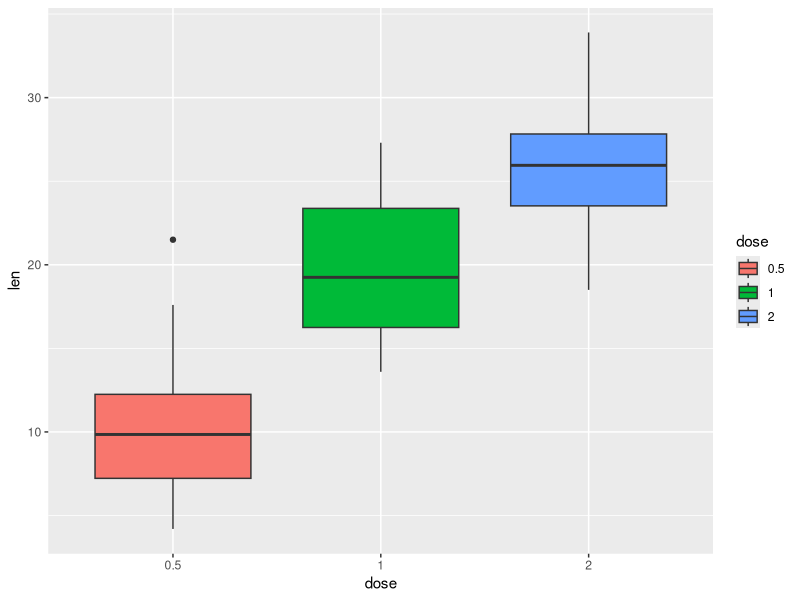
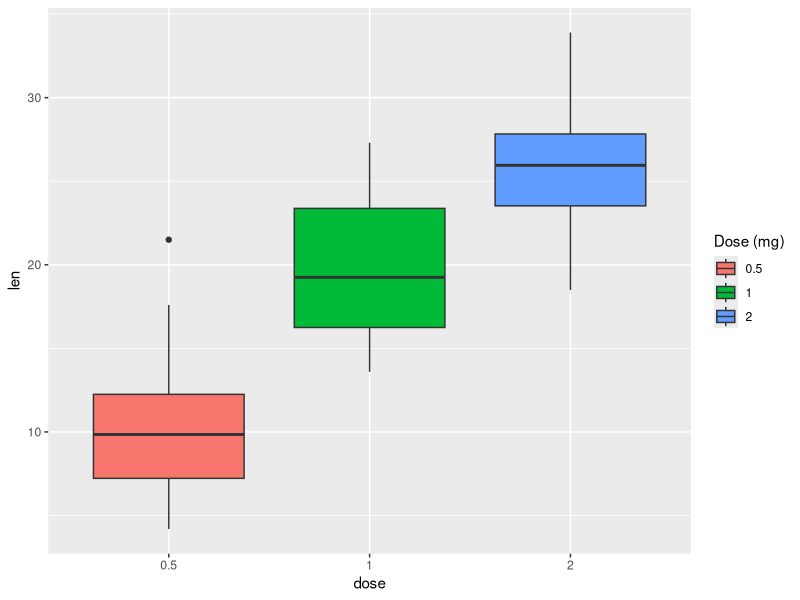
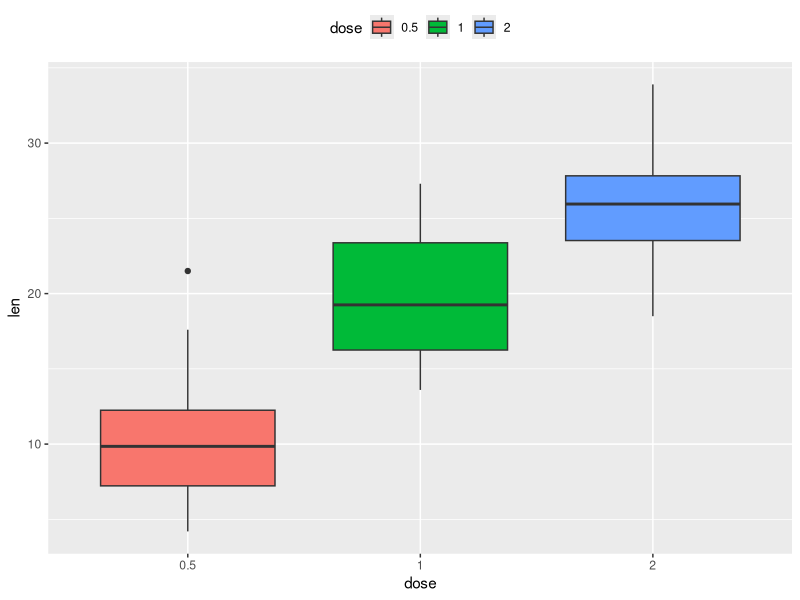
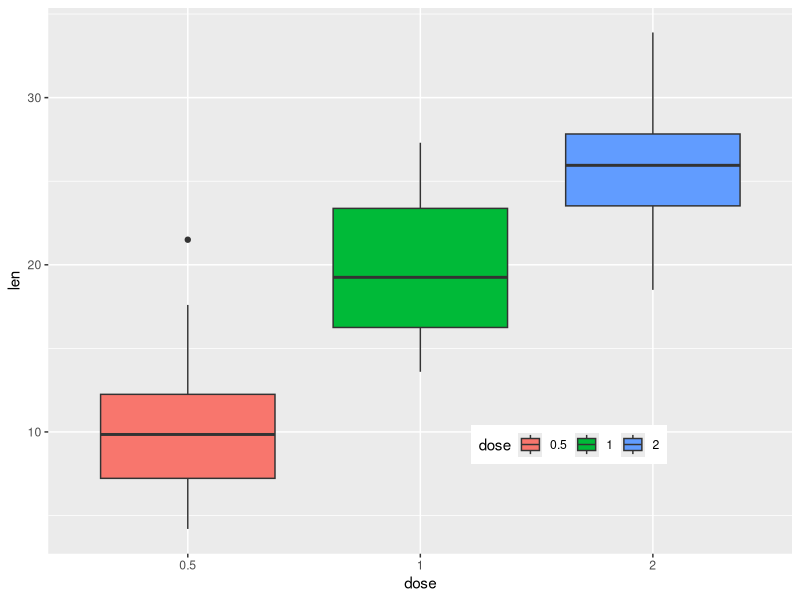
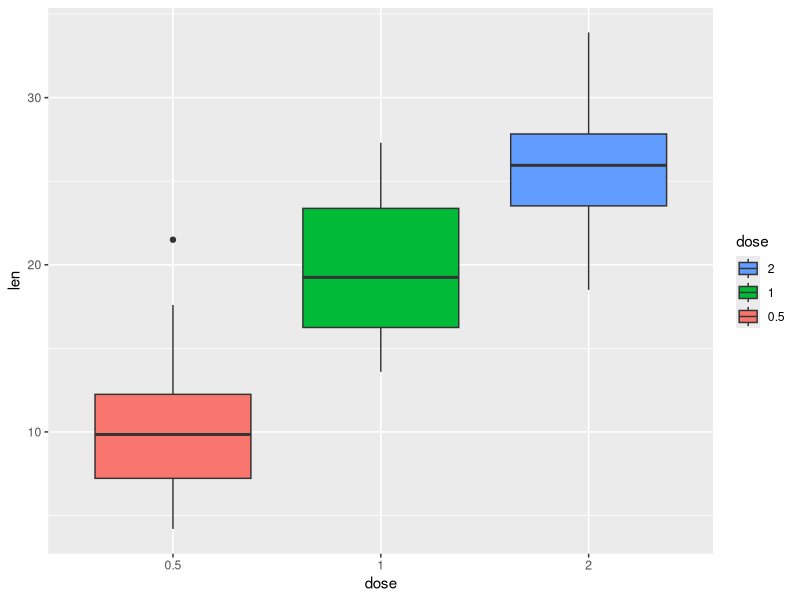
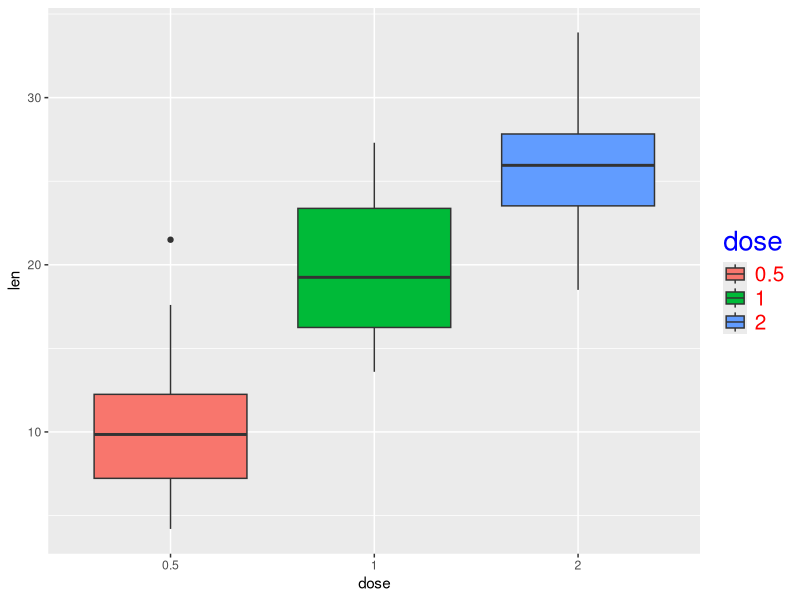
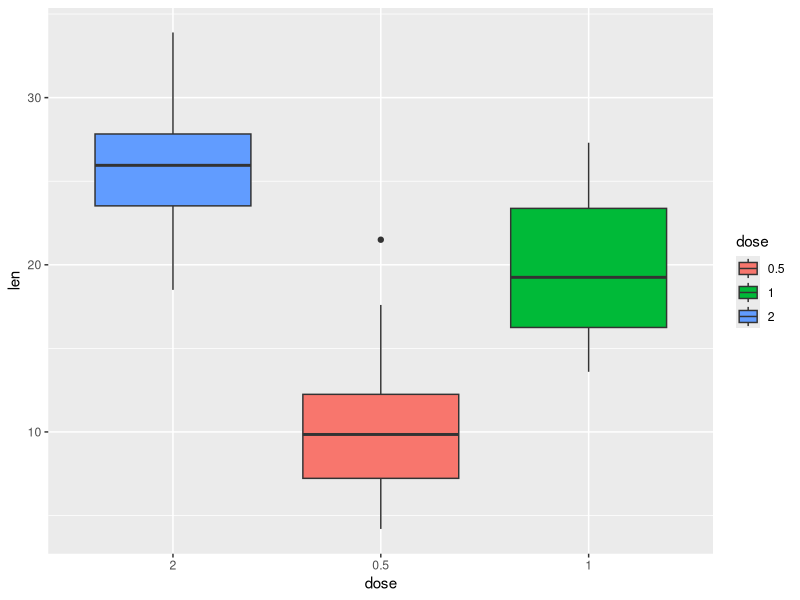
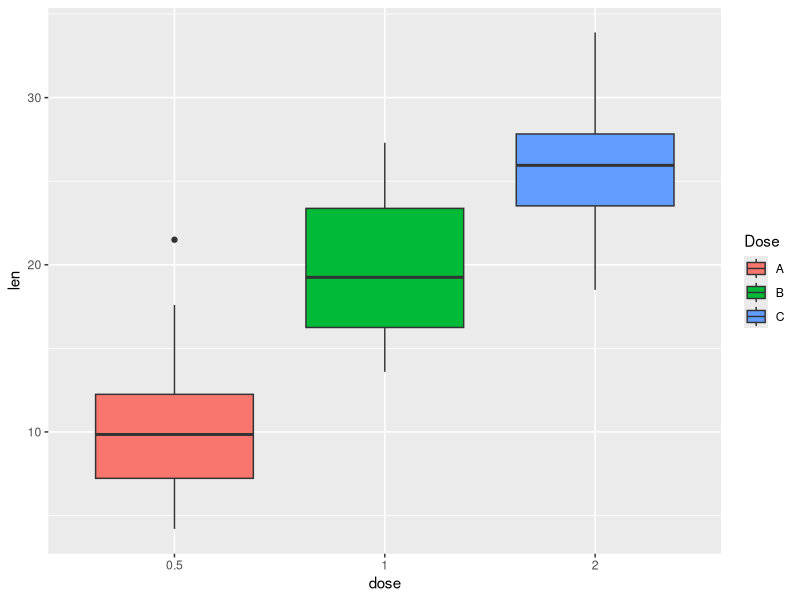

These charts were generated, in order, by the following R code:
library(ggplot2)
ToothGrowth$dose = as.factor(ToothGrowth$dose)
p = ggplot(ToothGrowth, aes(x = dose, y = len))+ 
  geom_boxplot(aes(fill = dose)) # mudando a cor de preenchimento por grupo
p
p + labs(fill = "Dose (mg)")
p + theme(legend.position = "top")
p + theme(legend.position = c(0.7, 0.2), legend.direction = "horizontal")
p + scale_fill_discrete(guide = guide_legend(reverse=TRUE))
p + theme(legend.title = element_text(color = "blue", size = 20), legend.text = element_text(color = "red", size = 15))
p + scale_x_discrete(limits=c("2", "0.5", "1"))
p + scale_fill_discrete(name = "Dose", labels = c("A", "B", "C"))
p + scale_fill_manual(values = c("#d8b365", "#f5f5f5", "#5ab4ac"))
